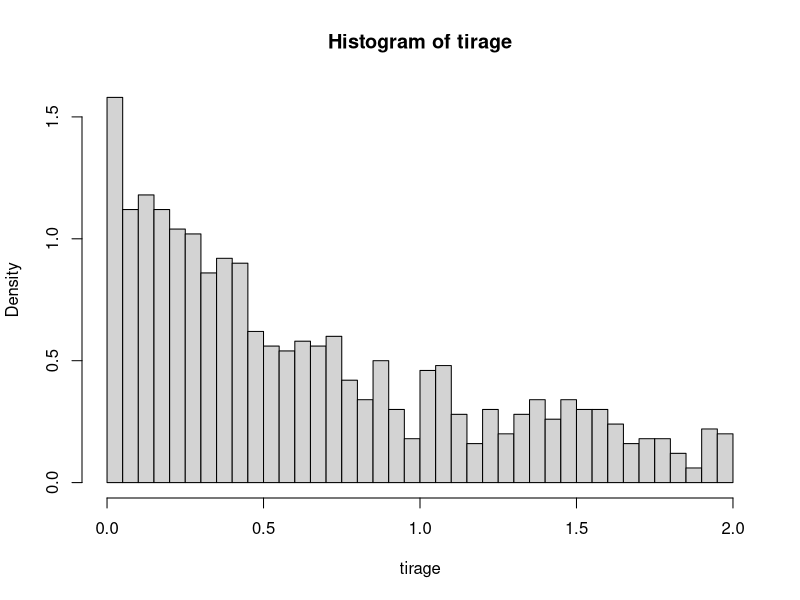

Write R code to recreate this figure. (Note: this script raises an error after producing the figure.)
rm(list=ls())
fc_dens<-function(x){
  if (x<0 || x>2)
    return (0)
  return (1.5/(1+x)^2)
}

fc_rep_inv<-function(y){
  return (-3/(2*y-3)-1)
}

y<-runif(1000)
tirage<-fc_rep_inv(y)

h<-hist(tirage,breaks=50,plot=TRUE,freq = FALSE)

par(new=TRUE)

x<-seq(from=0,to=1,length=1000)
z<-fc_dens(x)
  
plot(x,z,type='l')